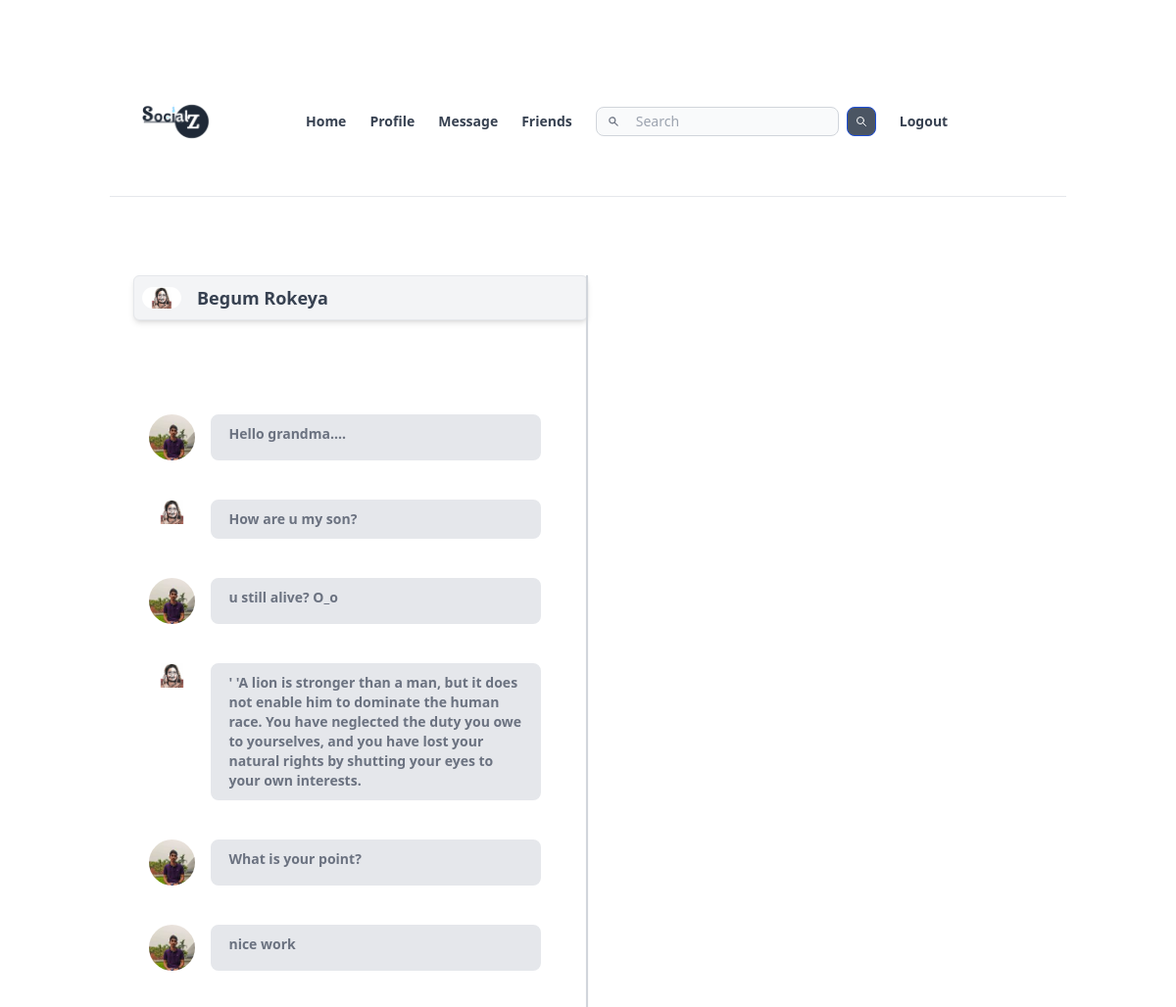
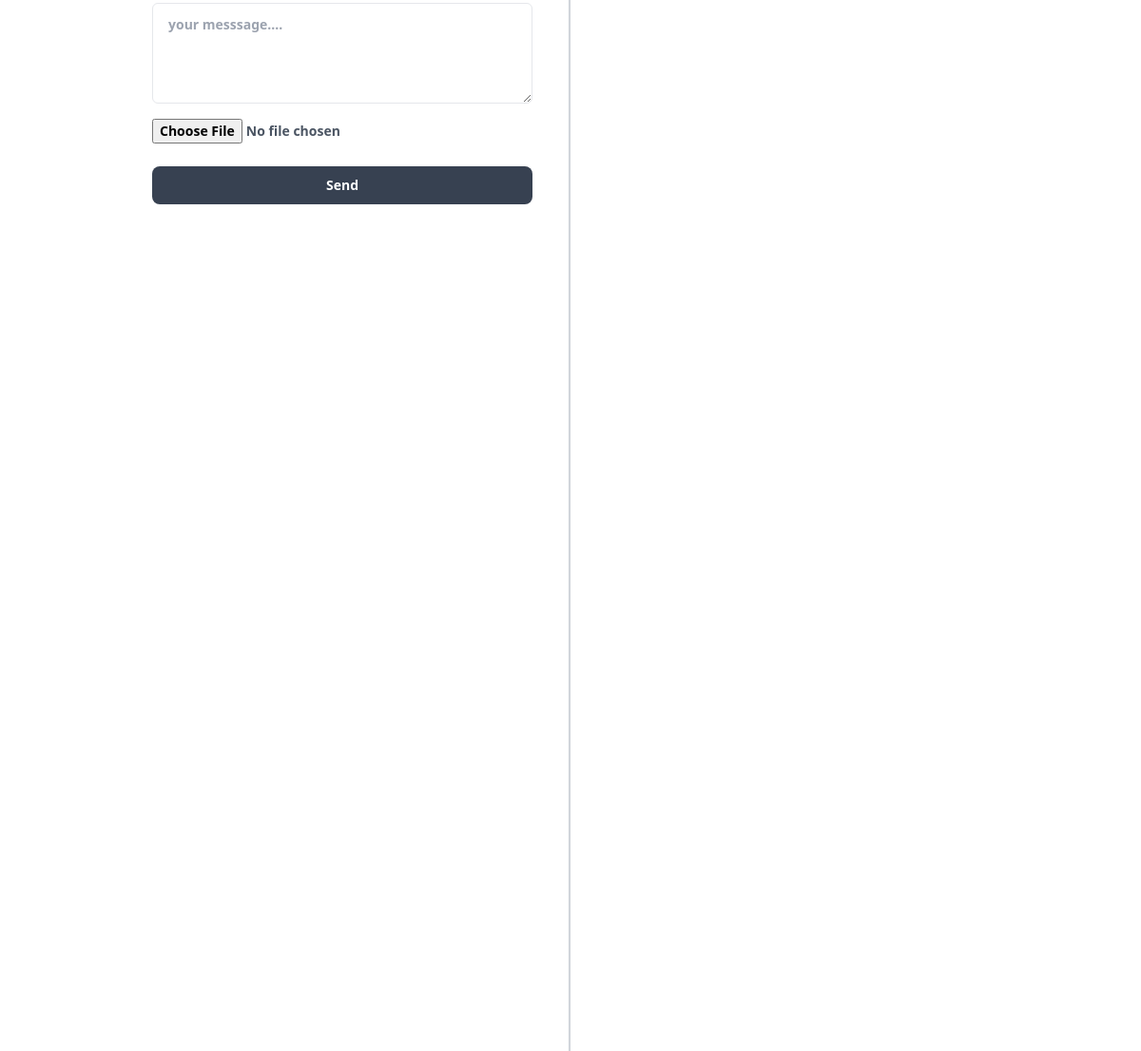
The page /message.php?id=4 (signed in) on the database its author committed (2 pictures, top to bottom).
### tables this page shows
CREATE TABLE `user_info` (
  `username` varchar(15) NOT NULL,
  `first_name` varchar(150) NOT NULL,
  `last_name` varchar(150) NOT NULL,
  `gender` varchar(15) NOT NULL,
  `email` varchar(200) NOT NULL,
  `phone_no` int(15) NOT NULL,
  `date_of_birth` date NOT NULL,
  `address` varchar(200) NOT NULL,
  `password` varchar(200) NOT NULL,
  `profile_pic` varchar(255) NOT NULL
);

CREATE TABLE `message` (
  `message_id` int(11) NOT NULL,
  `from_friend` varchar(11) NOT NULL,
  `to_friend` varchar(11) NOT NULL,
  `msg_desc` text NOT NULL,
  `msg_time` timestamp NOT NULL DEFAULT current_timestamp() ON UPDATE current_timestamp(),
  `conversion_id` int(11) NOT NULL
);

### message.php (the view, shortened to what this page needs)
<?php require_once "header.php"; ?>
<?php require_once "db.php"; ?>
<div class="mx-6"><h1 class="mt-20 mb-6 text-sm text-gray-600 font-semibold "><div class="absolute left-1/2 -ml-0.5 w-0.5 h-screen bg-gray-300 shadow-sm"></div>
<?php
$username=$_SESSION["username"];
$conversion_id  = $_GET["id"];
$msg_sql= "SELECT first_name,last_name, profile_pic, to_friend, msg_desc,msg_time,from_friend  FROM `message`  LEFT JOIN `user_info`  ON   message.from_friend=user_info.username  WHERE conversion_id='$conversion_id' ";
$result = mysqli_query($conn, $msg_sql);
$res_arr = mysqli_fetch_array($result);
if($res_arr["to_friend"]==$username){
    $friend = $res_arr["from_friend"];
}
else{
    $friend = $res_arr["to_friend"];
}
$user_info_sql = "SELECT first_name,last_name,profile_pic,username from user_info where username='$friend'";
$user_info_exec = mysqli_query($conn, $user_info_sql);
$user_info = mysqli_fetch_array($user_info_exec);
echo'<div class="mb-20 rounded-md border border-gray-200 shadow-md flex bg-gray-100 w-1/2 px-2 py-2 items-center "><div class="content-center	">
<img class="rounded-full" src="'.$user_info["profile_pic"].'" height=40 width=40/>
 </div>
 <a class="text-lg mx-4  font-semibold  text-gray-700" href="profile.php?username='.$friend.'">'.$user_info["first_name"].' '.$user_info["last_name"].'</a></div>';
$result = mysqli_query($conn, $msg_sql);
while($row = mysqli_fetch_array($result))
{
    echo'
<div class= "flex mt-2  grow-0 max-w-md p-4 ">
<div>
<img class="rounded-full" src="'.$row["profile_pic"].'"   width=60 height=60/></div>
<p class="border-2 bg-gray-200 px-4 py-2  mx-4 text-sm text-gray-500  rounded-lg w-full ">
'.$row["msg_desc"].'
</p>
</div>';
}
echo'<div class="max-w-md p-6"><form  action="message.php?id='.$conversion_id.'" method="POST" enctype="multipart/form-data">
<textarea name="msg_desc" type="text" id="status_desc" rows="4" class="block  border border-b px-4 py-3 rounded-md mb-2  w-full" placeholder="your messsage.... "></textarea>
<input class="text-sm font-semibold  py-2" type="file" name="msg_image">
<button class="mt-4 text-white block px-6 py-2.5  w-full  bg-gray-700 rounded-lg text-sm font-semibold"  type="submit" > Send </button>
</form></div>
</div>';
?>

### rows shown on the page
user_info: profile_pic (picture), first_name "Begum", last_name "Rokeya"
message: from_friend.profile_pic (picture), msg_desc "Hello grandma...."
message: from_friend.profile_pic (picture), msg_desc "How are u my son?"
message: from_friend.profile_pic (picture), msg_desc "u still alive? O_o"
message: from_friend.profile_pic (picture), msg_desc "' 'A lion is stronger than a man, but it does not enable him to dominate the human race. You have neglected the duty you owe to yourselves, and you have lost your natural rights by shutting your eyes to your own interests."
message: from_friend.profile_pic (picture), msg_desc "What is your point?"
message: from_friend.profile_pic (picture), msg_desc "nice work"
